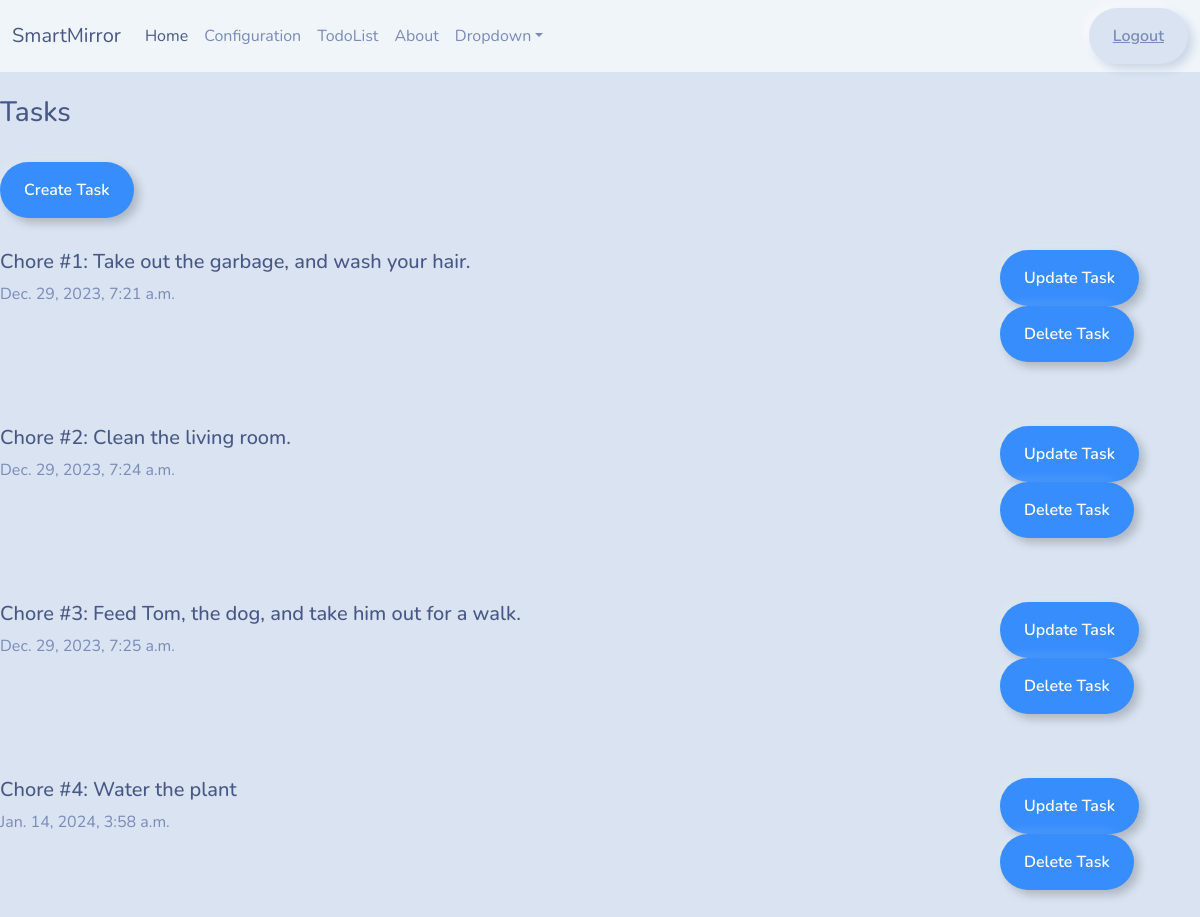
Page /tasks/ (signed in) on the committed database.
### base/models.py (models this page shows, shortened)
class Task(models.Model):
    topic = models.CharField(max_length=200, null=False)
    description = models.TextField(null=True)
    updated = models.DateTimeField(auto_now=True)
    created = models.DateTimeField(auto_now_add=True)

### base/views.py (the view)
# urls.py: path("tasks/", views.tasks, name="tasks"),
@login_required(login_url="login")
def tasks(request):
    tasks = Task.objects.all()
    context = {"tasks": tasks}
    return render(request, "base/tasks.html", context)

### base/templates/base/tasks.html (shortened to what this page needs)
{% extends 'main.html' %} {% block content %}
<br />
<div>
    <div>
        <h3>Tasks</h3>
        <a href="{% url 'create-task' %}">
            <button type="button" class="btn btn-outline-primary">
                Create Task
            </button>
        </a>
        {% for task in tasks %}
        <div class="task-container">
            <div>
                <h5>{{ task.topic }}: {{ task.description }}</h5>
                <p>{{ task.created }}</p>
            </div>
            <div>
                <a href="{% url 'update-task' task.id%}">
                    <button type="button" class="btn btn-outline-primary">
                        Update Task
                    </button>
                </a>
                <a href="{% url 'delete-task' task.id%}">
                    <button type="button" class="btn btn-outline-primary">
                        Delete Task
                    </button>
                </a>
            </div>
        </div>
        {% endfor %}
    </div>
</div>
{% endblock content %}

### base/templates/base/tasks.html (style rules this page uses)
.task-container { display: grid; grid-template-columns: 5fr 1fr; }

### rows in the picture
Task: topic "Chore #1", description "Take out the garbage, and wash your hair.", created "Dec. 29, 2023, 7:21 a.m."
Task: topic "Chore #2", description "Clean the living room.", created "Dec. 29, 2023, 7:24 a.m."
Task: topic "Chore #3", description "Feed Tom, the dog, and take him out for a walk.", created "Dec. 29, 2023, 7:25 a.m."
Task: topic "Chore #4", description "Water the plant", created "Jan. 14, 2024, 3:58 a.m."
